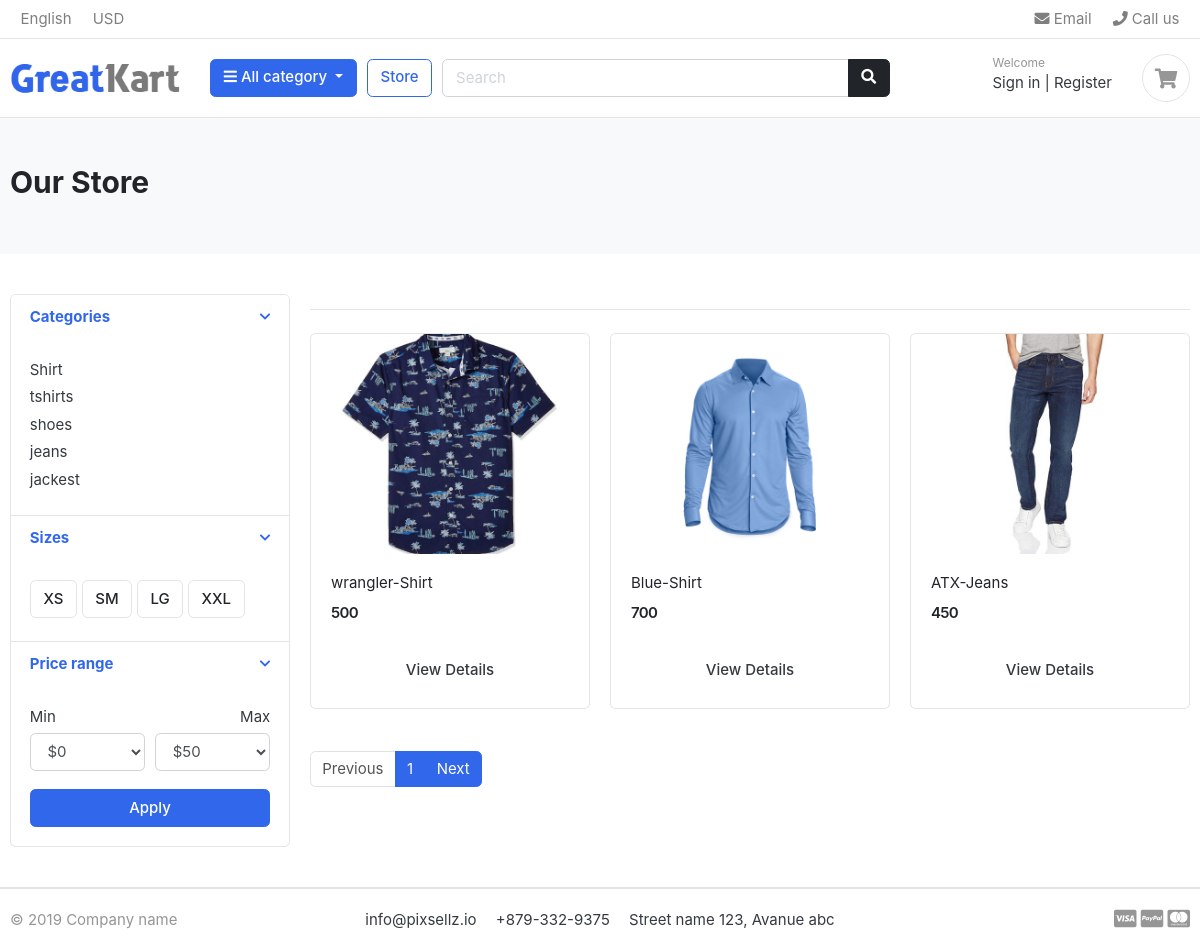
The app's page /store/store/ with its own data.
### category/models.py (models this page shows, shortened)
class Category(models.Model):
    category_name=models.CharField(max_length=200,unique=True)
    slug=models.SlugField(max_length=200,unique=True)
    description=models.TextField(max_length=500,blank=True)
    cat_image=models.ImageField(upload_to='photos/categories',blank=True)
    class Meta:
        verbose_name='category'
        verbose_name_plural='categories'
    def get_url(self):
        return reverse('product_by_category',args=[self.slug])

### store/models.py (models this page shows, shortened)
class Product(models.Model):
    product_name=models.CharField(max_length=200,unique=True)
    slug=models.SlugField(max_length=200,unique=True)
    description=models.TextField(max_length=500,blank=True)
    price=models.IntegerField()
    images=models.ImageField(upload_to='photos/products')
    stock=models.IntegerField()
    is_available=models.BooleanField(default=True)
    category=models.ForeignKey(Category,on_delete=models.CASCADE)
    uploaded_date=models.DateTimeField(auto_now_add=True)
    updated_date=models.DateTimeField(auto_now=True)
    def get_url(self):
        return reverse('product_detail',args=[self.category.slug,self.slug])

### store/views.py (the view)
# urls.py: path("store/",include("store.urls")),
def store(request, category_slug=None):
    if category_slug != None:
        categories = Category.objects.get(slug=category_slug)
        products = Product.objects.filter(category=categories)
        paginator = Paginator(products, 3)
        page = request.GET.get("page")
        paged_products = paginator.get_page(page)
        products_count = products.count()
    else:
        products = Product.objects.filter(is_available=True)
        paginator = Paginator(products, 3)
        page = request.GET.get("page")
        paged_products = paginator.get_page(page)
        products_count = products.count()
    context = {
        "products": paged_products,
        "product_count": products_count,
    }
    return render(request, "store/store.html", context)

### carts/context_processors.py (called while the page is built)
def counter(request):
    item_count = 0
    if 'admin' in request.path:
        return {}
    else:
        try:
            cart = Cart.objects.filter(cart_id=_cart_id(request)).first()
            if cart:
                cart_items = CartItem.objects.filter(cart=cart)
                for cart_item in cart_items:
                    item_count += cart_item.quantity
        except Cart.DoesNotExist:
            item_count = 0
    return {'item_count': item_count}

### carts/views.py (called while the page is built)
def _cart_id(request):
    cart=request.session.session_key
    if not cart:
        cart=request.session.create()
    return cart

### category/context_processors.py (called while the page is built)
def menu_links(request):
    links=Category.objects.all()
    return dict(multiple_links=links)

### template/store/store.html (shortened to what this page needs)
{% extends 'base.html' %}
{% block content %}
<section class="section-pagetop bg">
    <div class="container">
        {% if 'search' in request.path %}
        <h2 class="title-page">Search Results</h2>
        {% else %}
        <h2 class="title-page">Our Store</h2>
        {% endif %}
    </div>
</section>
<section class="section-content padding-y">
    <div class="container">
        <div class="row">
            <aside class="col-md-3">
                <div class="card">
                    <article class="filter-group">
                        <header class="card-header">
                            <a href="#" data-toggle="collapse" data-target="#collapse_1" aria-expanded="true" class="">
                                <i class="icon-control fa fa-chevron-down"></i>
                                <h6 class="title">Categories</h6>
                            </a>
                        </header>
                        <div class="filter-content collapse show" id="collapse_1">
                            <div class="card-body">
                                <ul class="list-menu">
                                    {% for category in multiple_links %}
                                    <li><a href="{{category.get_url}}">{{category.category_name}}</a></li>
                                    {% endfor %}
                                </ul>
                            </div>
                        </div>
                    </article>
                    <article class="filter-group">
                        <header class="card-header">
                            <a href="#" data-toggle="collapse" data-target="#collapse_4" aria-expanded="true" class="">
                                <i class="icon-control fa fa-chevron-down"></i>
                                <h6 class="title">Sizes </h6>
                            </a>
                        </header>
                        <div class="filter-content collapse show" id="collapse_4">
                            <div class="card-body">
                                <label class="checkbox-btn">
                                    <span class="btn btn-light"> XS </span>
                                </label>
                                <label class="checkbox-btn">
                                    <span class="btn btn-light"> SM </span>
                                </label>
                                <label class="checkbox-btn">
                                    <span class="btn btn-light"> LG </span>
                                </label>
                                <label class="checkbox-btn">
                                    <span class="btn btn-light"> XXL </span>
                                </label>
                            </div>
                        </div>
                    </article>
                    <article class="filter-group">
                        <header class="card-header">
                            <a href="#" data-toggle="collapse" data-target="#collapse_3" aria-expanded="true" class="">
                                <i class="icon-control fa fa-chevron-down"></i>
                                <h6 class="title">Price range </h6>
                            </a>
                        </header>
                        <div class="filter-content collapse show" id="collapse_3">
                            <div class="card-body">
                                <div class="form-row">
                                    <div class="form-group col-md-6">
                                        <label>Min</label>
                                        <select class="mr-2 form-control">
                                            <option value="0">$0</option>
                                        </select>
                                    </div>
                                    <div class="form-group text-right col-md-6">
                                        <label>Max</label>
                                        <select class="mr-2 form-control">
                                            <option value="50">$50</option>
                                        </select>
                                    </div>
                                </div>
                                <button class="btn btn-block btn-primary">Apply</button>
                            </div>
                        </div>
                    </article>
                </div>
            </aside>
            <main class="col-md-9">
                <header class="border-bottom mb-4 pb-3">
                </header>
                <div class="row">
                    {% if products %}
                    {% for product in products %}
                    <div class="col-md-4">
                        <figure class="card card-product-grid">
                            <div class="img-wrap">
                                <a href="{{product.get_url}}"></a><img src="{{product.images.url}}">
                            </div>
                            <figcaption class="info-wrap">
                                <div class="fix-height">
                                    <a href="{{product.get_url}}" class="title">{{product.product_name}}</a>
                                    <div class="price-wrap mt-2">
                                        <span class="price">{{product.price}}</span>
                                    </div>
                                </div>
                                <a href="{{product.get_url}}" class="btn btn-block btn-primqry">View Details</a>
                            </figcaption>
                        </figure>
                    </div>
                    {% endfor %}
                    {% else %}
                    <h1>No Search Found... Try out a different keyword</h1>
                    {% endif %}
                </div>
                <nav class="mt-4" aria-label="Page navigation sample">
                    {% if products.has_other_pages %}
                    <ul class="pagination">
                        {% if products.has_previous %}
                        <li class="page-item active"><a class="page-link"
                                href="?page={{products.previous_page_number}}">Previous</a></li>
                        {% else %}
                        <li class="page-item disabled"><a class="page-link" href="#">Previous</a></li>
                        {% endif %}
                        {% for i in products.paginator.page_range %}
                        {% if products.number == i %}
                        <li class="page-item active"><a class="page-link" href="#">{{i}}</a></li>
                        {% endif %}
                        {% endfor %}
                        {% if products.has_next %}
                        <li class="page-item active"><a class="page-link"
                                href="?page={{products.next_page_number}}">Next</a></li>
                        {% else %}
                        <li class="page-item disabled"><a class="page-link" href="#">Next</a></li>
                        {% endif %}
                    </ul>
                    {% endif %}
                </nav>
            </main>
        </div>
    </div>
</section>
{% endblock %}

### static/css/ui.css (style rules this page uses)
html { font-family: "Inter", sans-serif; font-size: 15px; }
.img-wrap { text-align: center; display: block; }
.img-wrap img { max-width: 100%; }
.price-wrap { letter-spacing: -0.7px; }
.padding-y { padding-top: 40px; padding-bottom: 40px; }
figure { margin-bottom: 0; }
article:after, .form-group:after { display: block; clear: both; content: ""; }
.bg { background-color: #f8f9fa; }
.title-page { color: #212529; }
.btn-light { background-color: #fff; border-color: #e4e4e4; }
[class*=list-] li:after { visibility: hidden; display: block; content: ""; overflow: hidden; height: 0; clear: both; }
.list-menu { list-style: none; margin: 0; padding-left: 0; }
.list-menu li { margin-bottom: 5px; }
.list-menu a { color: #343a40; }
[class*=card-product] a.title { color: #212529; display: block; }
[class*=card-product] .img-wrap { overflow: hidden; position: relative; }
[class*=card-product] .img-wrap img { height: 100%; max-width: 100%; width: auto; display: inline-block; -o-object-fit: cover; object-fit: cover; }
.card-product-grid { margin-bottom: 20px; }
.card-product-grid .img-wrap { border-radius: 0.2rem 0.2rem 0 0; height: 220px; }
.card-product-grid .info-wrap { overflow: hidden; padding: 18px 20px; }
.card-product-grid .fix-height { height: 80px; overflow: hidden; }
.card .img-wrap { overflow: hidden; }
.price { font-weight: 600; color: #212529; }
.icon-control { margin-top: 5px; float: right; font-size: 80%; }
.card-header .title { margin-bottom: 0; line-height: 1.5; }
.filter-group { border-bottom: 1px solid #e4e4e4; }
.filter-group .card-header { border-bottom: 0; }
.filter-group:last-child { border-bottom: 0; }
.checkbox-btn { position: relative; }
.section-pagetop { padding: 45px 0; }

### records on screen
Category: category_name "Shirt"
Category: category_name "tshirts"
Category: category_name "shoes"
Category: category_name "jeans"
Category: category_name "jackest"
Product: images (picture), product_name "wrangler-Shirt", price "500"
Product: images (picture), product_name "Blue-Shirt", price "700"
Product: images (picture), product_name "ATX-Jeans", price "450"

### other values on screen
{{ i }} "1"
